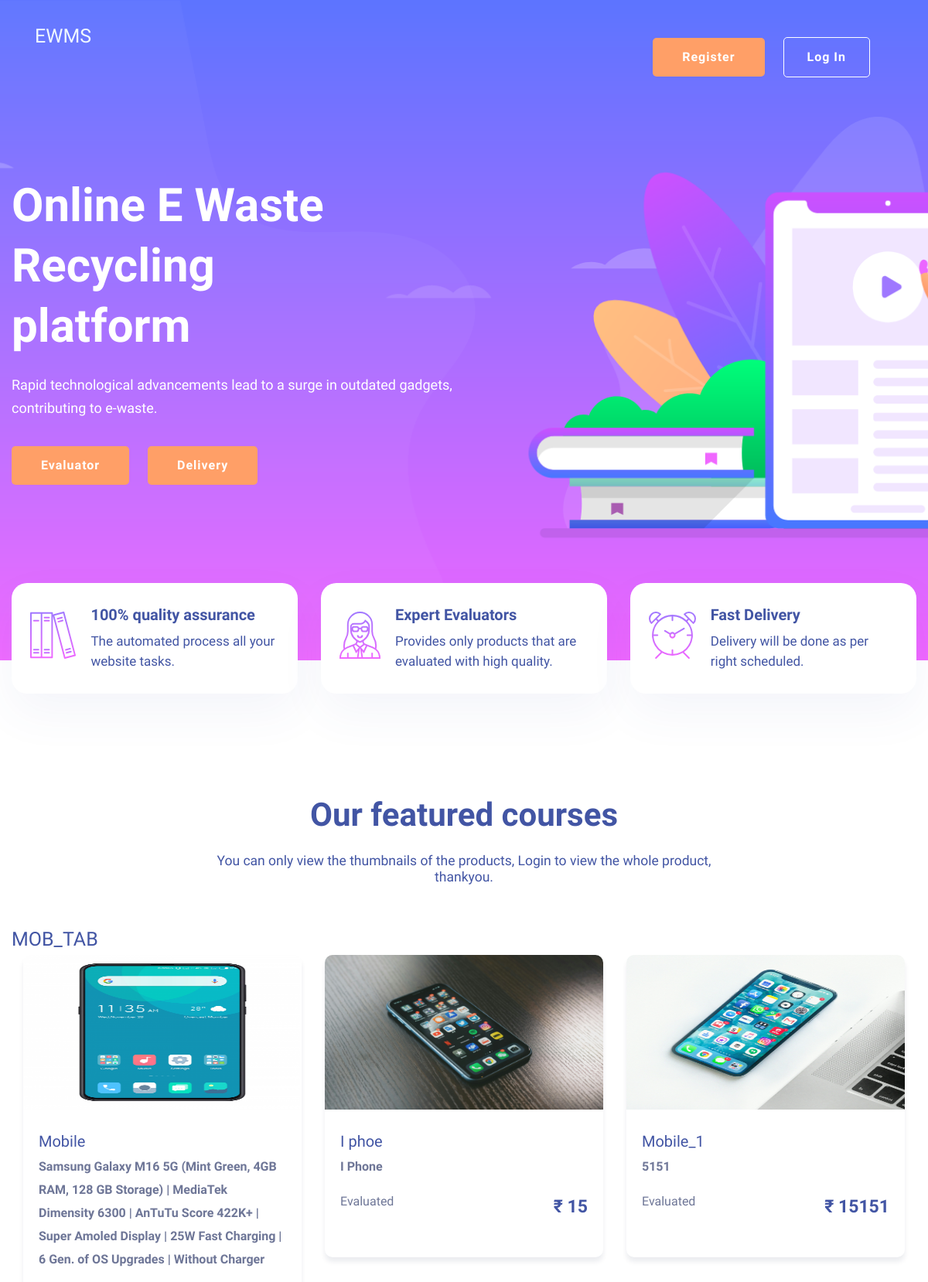
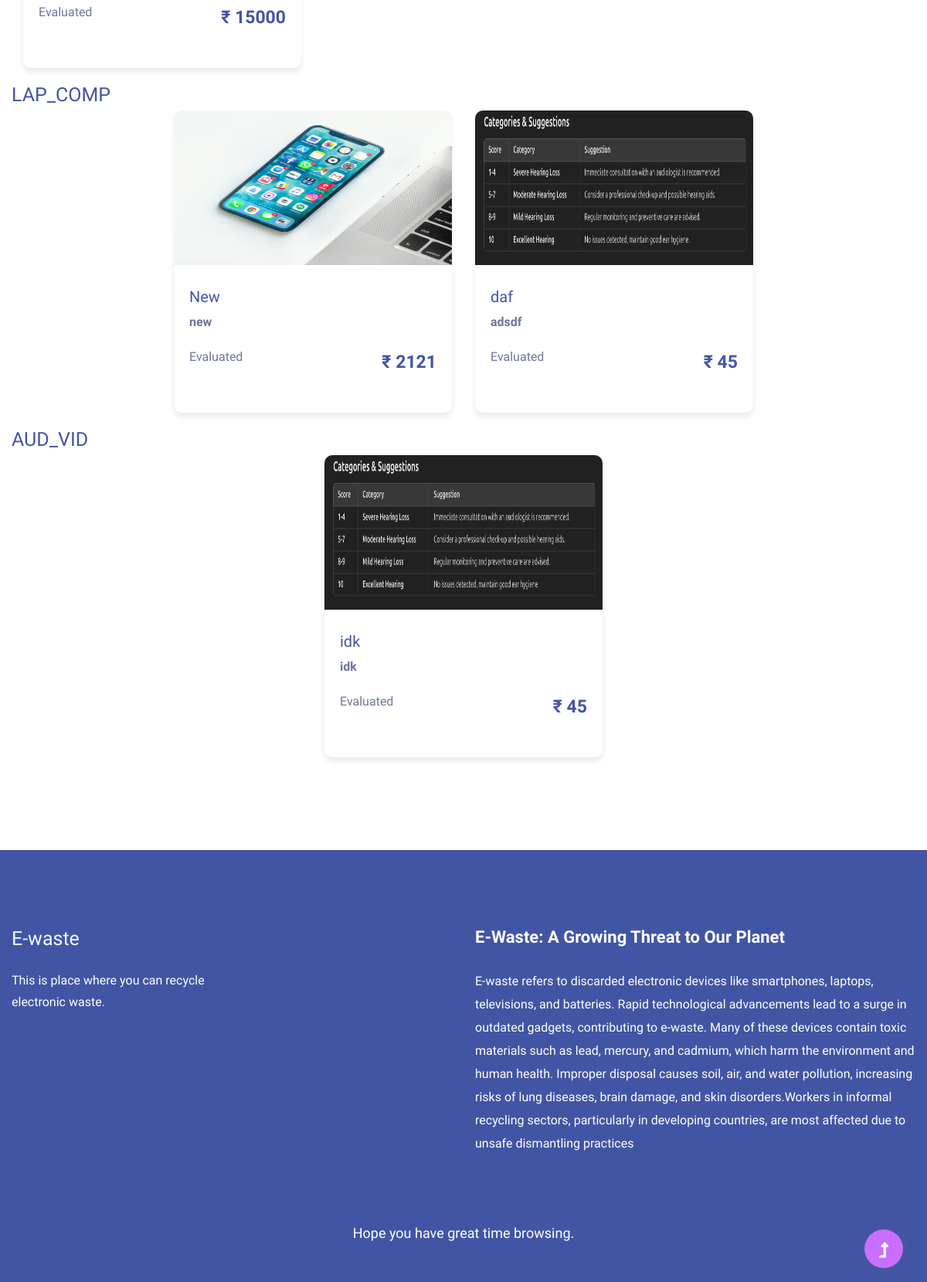
The page / on the database its author committed (2 pictures, top to bottom).
### events/models.py (models this page shows, shortened)
class product(models.Model):
    product_id = models.BigAutoField(primary_key=True, auto_created=True)
    product_seller = models.ForeignKey(userFull, on_delete=models.CASCADE)
    product_name = models.CharField(max_length=100, null=True)
    product_category = models.CharField(max_length=10, choices=PRODUCT_CATEGORIES, default='OTH')
    product_description = models.CharField(max_length=5000)
    product_image_1 = models.ImageField(upload_to='product_photos/', null=True, blank=True)
    product_image_2 = models.ImageField(upload_to='product_photos/', null=True, blank=True)
    product_image_3 = models.ImageField(upload_to='product_photos/', null=True, blank=True)
    product_image_4 = models.ImageField(upload_to='product_photos/', null=True, blank=True)
    product_bought_price = models.IntegerField(null=True, default=0)
    product_bought_date = models.DateTimeField(null=True, blank=True)
    product_evaluation_status = models.IntegerField(null=True, default=0)
    product_evaluation_score = models.IntegerField(null=True, default=0)
    product_discount = models.IntegerField(default=0)
    product_sell_price = models.IntegerField(default=0)
    product_sold = models.IntegerField(default=0)
    product_onDelivery = models.IntegerField(default=0)
    class Meta:
        db_table = 'Product'

### events/views.py (the view)
# urls.py: path('', views.index, name='Index'),
def index(request):
    categories = product.objects.values_list('product_category', flat=True).distinct()
    categorized_products = {category: product.objects.filter(product_category=category) for category in categories}
    return render(request,'index.html', {'categorized_products': categorized_products})

### templates/index.html (shortened to what this page needs)
{% load static %}
<!DOCTYPE html>
<html lang="en">
<head>
    <link rel="stylesheet" href="{% static 'assets/css/bootstrap.min.css' %}">
    <link rel="stylesheet" href="{% static 'assets/css/owl.carousel.min.css' %}">
    <link rel="stylesheet" href="{% static 'assets/css/slicknav.css' %}">
    <link rel="stylesheet" href="{% static 'assets/css/flaticon.css' %}">
    <link rel="stylesheet" href="{% static 'assets/css/progressbar_barfiller.css' %}">
    <link rel="stylesheet" href="{% static 'assets/css/gijgo.css' %}">
    <link rel="stylesheet" href="{% static 'assets/css/animate.min.css' %}">
    <link rel="stylesheet" href="{% static 'assets/css/animated-headline.css' %}">
    <link rel="stylesheet" href="{% static 'assets/css/magnific-popup.css' %}">
    <link rel="stylesheet" href="{% static 'assets/css/fontawesome-all.min.css' %}">
    <link rel="stylesheet" href="{% static 'assets/css/themify-icons.css' %}">
    <link rel="stylesheet" href="{% static 'assets/css/slick.css' %}">
    <link rel="stylesheet" href="{% static 'assets/css/nice-select.css' %}">
    <link rel="stylesheet" href="{% static 'assets/css/style.css' %}">
</head>
<body>
    <header>
        <div class="header-area header-transparent">
            <div class="main-header ">
                <div class="header-bottom  header-sticky">
                    <div class="container-fluid">
                        <div class="row align-items-center">
                            <div class="col-xl-2 col-lg-2">
                                <div class="logo">
                                    <a href="{% url 'Index' %}">
                                        <h1 style="color: aliceblue;">EWMS</h1>
                                    </a>
                                </div>
                            </div>
                            <div class="col-xl-10 col-lg-10">
                                <div class="menu-wrapper d-flex align-items-center justify-content-end">
                                    <div class="main-menu d-none d-lg-block">
                                        <nav>
                                            <ul id="navigation">
                                                <li class="active"><a href="{% url 'Index' %}"></a></li>
                                                <li class="button-header margin-left "><a href="{% url 'Signup' %}"
                                                        class="btn">Register</a>
                                                </li>
                                                <li class="button-header"><a href="{% url 'Login' %}"
                                                        class="btn btn3">Log in</a>
                                                </li>
                                            </ul>
                                        </nav>
                                    </div>
                                </div>
                            </div>
                            <div class="col-12">
                            </div>
                        </div>
                    </div>
                </div>
            </div>
        </div>
    </header>
    <main>
        <section class="slider-area ">
            <div class="slider-active">
                <div class="single-slider slider-height d-flex align-items-center">
                    <div class="container">
                        <div class="row">
                            <div class="col-xl-6 col-lg-7 col-md-12">
                                <div class="hero__caption">
                                    <h1 data-animation="fadeInLeft" data-delay="0.2s">Online E Waste Recycling<br> platform</h1>
                                    <p data-animation="fadeInLeft" data-delay="0.4s">Rapid technological advancements lead to a surge in
                                        outdated gadgets, contributing to e-waste.</p>
                                    <a href="{% url 'eval_loginForm' %}" class="btn hero-btn" data-animation="fadeInLeft" data-delay="0.7s">Evaluator</a>
                                    <a href="{% url 'dlv_loginForm' %}" class="btn hero-btn" data-animation="fadeInLeft" data-delay="0.7s">Delivery</a>
                                </div>
                            </div>
                        </div>
                    </div>
                </div>
            </div>
        </section>
        <div class="services-area">
            <div class="container">
                <div class="row justify-content-sm-center">
                    <div class="col-lg-4 col-md-6 col-sm-8">
                        <div class="single-services mb-30">
                            <div class="features-icon">
                                <img src="{% static 'assets/img/icon/icon1.svg' %}" alt="">
                            </div>
                            <div class="features-caption">
                                <h3>100% quality assurance</h3>
                                <p>The automated process all your website tasks.</p>
                            </div>
                        </div>
                    </div>
                    <div class="col-lg-4 col-md-6 col-sm-8">
                        <div class="single-services mb-30">
                            <div class="features-icon">
                                <img src="{% static 'assets/img/icon/icon2.svg' %}" alt="">
                            </div>
                            <div class="features-caption">
                                <h3>Expert Evaluators</h3>
                                <p>Provides only products that are evaluated with high quality.</p>
                            </div>
                        </div>
                    </div>
                    <div class="col-lg-4 col-md-6 col-sm-8">
                        <div class="single-services mb-30">
                            <div class="features-icon">
                                <img src="{% static 'assets/img/icon/icon3.svg' %}" alt="">
                            </div>
                            <div class="features-caption">
                                <h3>Fast Delivery</h3>
                                <p>Delivery will be done as per right scheduled.</p>
                            </div>
                        </div>
                    </div>
                </div>
            </div>
        </div>
        <div class="courses-area section-padding40 fix">
            <div class="container">
                <div class="row justify-content-center">
                    <div class="col-xl-7 col-lg-8">
                        <div class="section-tittle text-center mb-55">
                            <h2>Our featured courses</h2>
                            <h3>You can only view the thumbnails of the products, Login to view the whole product, thankyou.</h3>
                        </div>
                    </div>
                </div>
                {% for category, products in categorized_products.items %}
                <h1>{{ category }}</h1>
                <div class="courses-actives">
                    {% for product in products %}
                    <div class="properties pb-20">
                        <div class="properties__card">
                            <img style="width:100%; height: 200px; border-radius: 10px 10px 0px 0px;"
                                src="{{ product.product_image_1.url }}" alt="{{ product.product_description }}">
                            <div class="properties__caption">
                                <h3>{{ product.product_name }}</h3>
                                <p style="font-size: 16px;">
                                    <strong
                                        style="font-size: 16px; padding-right: 15px;">{{ product.product_description }}</strong>
                                </p>
                                <div class="properties__footer d-flex justify-content-between align-items-center">
                                    <div class="restaurant-name">
                                        <p>Evaluated</p>
                                    </div>
                                    <div class="price">
                                        <span>₹ {{ product.product_sell_price }}</span>
                                    </div>
                                </div>
                            </div>
                        </div>
                    </div>
                    {% endfor %}
                </div>
                {% endfor %}
            </div>
        </div>
    </main>
    <footer>
        <div class="footer-wrappper footer-bg">
            <div class="footer-area footer-padding">
                <div class="container">
                    <div class="row justify-content-between">
                        <div class="col-xl-4 col-lg-5 col-md-4 col-sm-6">
                            <div class="single-footer-caption mb-50">
                                <div class="single-footer-caption mb-30">
                                    <div class="footer-logo mb-25">
                                        <a href="{% url 'Index' %}">
                                            <h1 style="color: aliceblue;">E-waste</h1>
                                        </a>
                                    </div>
                                    <div class="footer-tittle">
                                        <div class="footer-pera">
                                            <p>This is place where you can recycle electronic waste.</p>
                                        </div>
                                    </div>
                                </div>
                            </div>
                        </div>
                        <div class="col-xl-6 col-lg-5 col-md-6 col-sm-6">
                            <div class="single-footer-caption mb-50">
                                <div class="footer-tittle">
                                    <h4>E-Waste: A Growing Threat to Our Planet</h4>
                                    <p>
                                        E-waste refers to discarded electronic devices like smartphones, laptops,
                                        televisions, and batteries. Rapid technological advancements lead to a surge in
                                        outdated gadgets, contributing to e-waste. Many of these devices contain toxic
                                        materials such as lead, mercury, and cadmium, which harm the environment and
                                        human health. Improper disposal causes soil, air, and water pollution,
                                        increasing risks of lung diseases, brain damage, and skin disorders.Workers in
                                        informal recycling sectors, particularly in developing countries, are most
                                        affected due to unsafe dismantling practices</p>
                                </div>
                            </div>
                        </div>
                    </div>
                </div>
                <div class="footer-bottom-area">
                    <div class="container">
                        <div class="footer-border">
                            <div class="row d-flex align-items-center">
                                <div class="col-xl-12 ">
                                    <div class="footer-copy-right text-center">
                                        <p>Hope you have great time browsing.</p>
                                    </div>
                                </div>
                            </div>
                        </div>
                    </div>
                </div>
            </div>
        </div>
    </footer>
    <div id="back-top">
        <a title="Go to Top" href="#"> <i class="fas fa-level-up-alt"></i></a>
    </div>
</body>
</html>

### rows shown on the page
product: product_image_1 (picture), product_name "Mobile", product_description "Samsung Galaxy M16 5G (Mint Green, 4GB RAM, 128 GB Storage) | MediaTek Dimensity 6300 | AnTuTu Score 422K+ | Super Amoled Display | 25W Fast Charging | 6 Gen. of OS Upgrades | Without Charger", product_sell_price "15000"
product: product_image_1 (picture), product_name "I phoe", product_description "I Phone", product_sell_price "15"
product: product_image_1 (picture), product_name "Mobile_1", product_description "5151", product_sell_price "15151"
product: product_image_1 (picture), product_name "New", product_description "new", product_sell_price "2121"
product: product_image_1 (picture), product_name "daf", product_description "adsdf", product_sell_price "45"
product: product_image_1 (picture), product_name "idk", product_description "idk", product_sell_price "45"

### other values the page prints
{{ category }} "MOB_TAB" "LAP_COMP" "AUD_VID"
